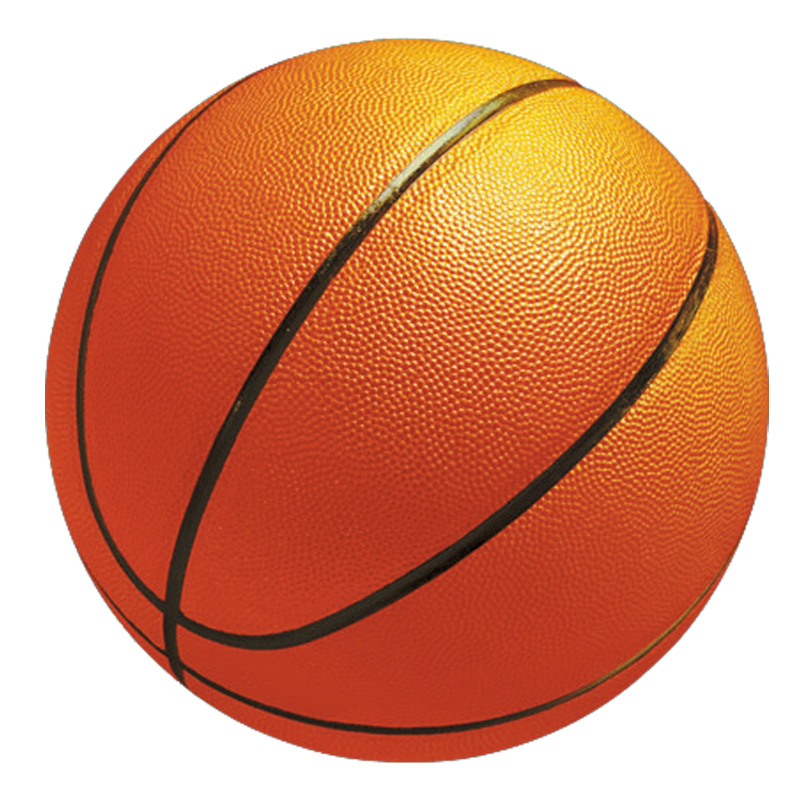
//> input picture hw7/bball.jpg, 1600 x 1600 px (shown at 1/2 size)
$ ./newopencv   (built with g++ and OpenCV 4)
//> lines starting //> are read from the running program, lines starting //| are printed output that depends on the picture
#include <iostream>
#include <filesystem>
#include <opencv2/core.hpp>
#include <opencv2/imgcodecs.hpp>
#include <opencv2/highgui.hpp>

#include "opencv2/imgproc/imgproc.hpp"
#include <cmath>

using namespace cv;
using namespace std;

int main()
{
    cv::Mat input = cv::imread("./bball.jpg");
//> input is the input picture: 1600 rows x 1600 cols, CV_8UC3; mean B, G, R 117.8, 148.6, 215
    cv::Mat resiz;
    cv::resize(input, resiz, cv::Size(600,600), INTER_LINEAR);
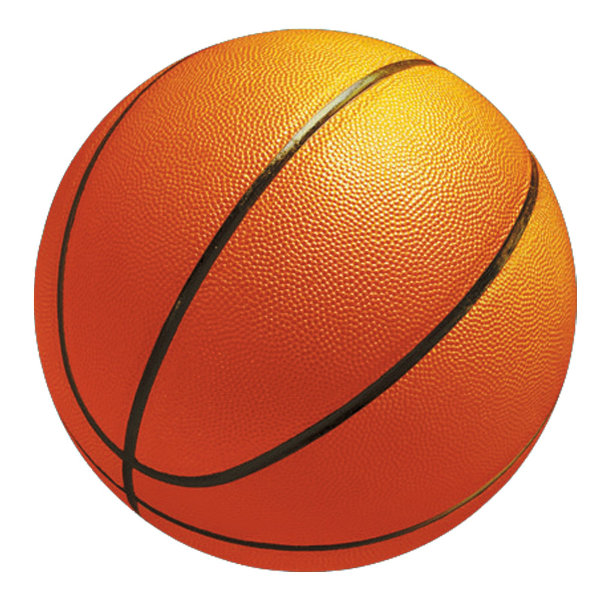
//> resiz: 600 rows x 600 cols, CV_8UC3; mean B, G, R 117.8, 148.6, 214.9
    cv::imshow("resiz", resiz);

    waitKey(0);

    rectangle(resiz, Point(150,150), Point(450,450), Scalar(0, 0, 255), -1, LINE_8);
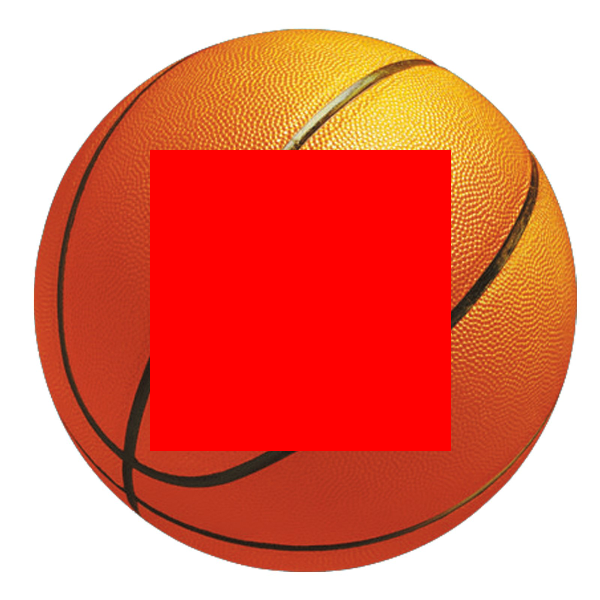
//> resiz: 600 rows x 600 cols, CV_8UC3; mean B, G, R 106.7, 127.6, 231.4
    imshow("resiz", resiz);

    waitKey(0);

    circle(resiz, Point(300,300), 150, Scalar(0, 255, 0), -1);
    imshow("resiz", resiz);

    waitKey(0);

    double topx = 300+(cos((3*M_PI)/4)*150);
    double topy = 300+(sin((3*M_PI)/4)*150);
    double botx = 300+(cos((-1*M_PI)/4)*150);
    double boty = 300+(sin((-1*M_PI)/4)*150);

    rectangle(resiz, Point(topx,topy), Point(botx,boty), Scalar(255, 0, 0), -1, LINE_8);
    imshow("resiz", resiz);

    waitKey(0);

    imwrite("./hw7_out.jpg", resiz);
    putText(resiz,"SAVED, Press any key to continue", Point(0,550), FONT_HERSHEY_SIMPLEX, 1.0, Scalar(0,255,0), 2, LINE_AA);
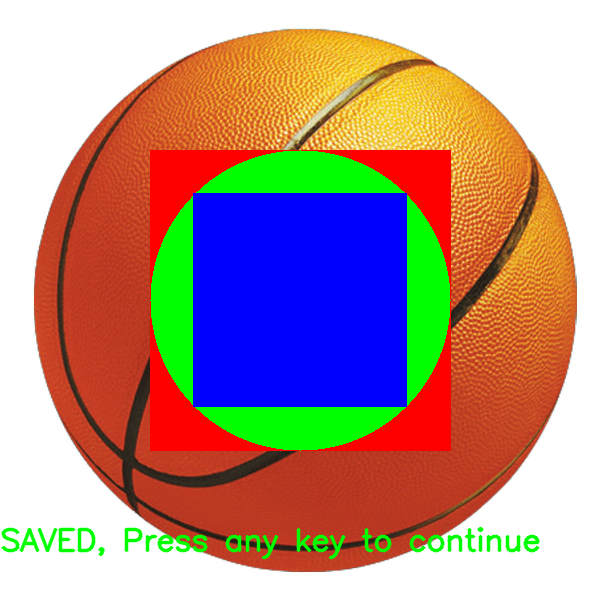
//> resiz: 600 rows x 600 cols, CV_8UC3; mean B, G, R 137.3, 146.1, 179

    imshow("resiz", resiz);

    waitKey(0);

    exit(0);
//> (the program exits here)
